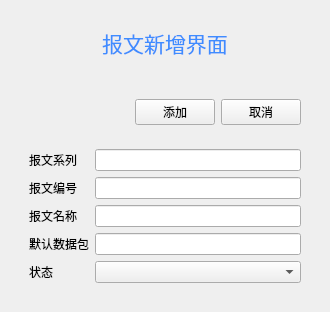
<?xml version="1.0" encoding="UTF-8"?>
<ui version="4.0">
 <class>new_pac_ui</class>
 <widget class="QWidget" name="new_pac_ui">
  <property name="geometry">
   <rect>
    <x>0</x>
    <y>0</y>
    <width>330</width>
    <height>312</height>
   </rect>
  </property>
  <property name="windowTitle">
   <string>Form</string>
  </property>
  <layout class="QVBoxLayout" name="verticalLayout">
   <item>
    <widget class="QWidget" name="widget_4" native="true">
     <layout class="QHBoxLayout" name="horizontalLayout_2">
      <item>
       <widget class="QLabel" name="label">
        <property name="text">
         <string>&lt;html&gt;&lt;head/&gt;&lt;body&gt;&lt;p align=&quot;center&quot;&gt;&lt;span style=&quot; font-size:16pt; color:#3f8cff;&quot;&gt;报文新增界面&lt;/span&gt;&lt;/p&gt;&lt;/body&gt;&lt;/html&gt;</string>
        </property>
       </widget>
      </item>
     </layout>
    </widget>
   </item>
   <item>
    <widget class="QWidget" name="widget" native="true">
     <layout class="QVBoxLayout" name="verticalLayout_3">
      <item>
       <widget class="QWidget" name="widget_2" native="true">
        <layout class="QHBoxLayout" name="horizontalLayout">
         <item>
          <spacer name="horizontalSpacer">
           <property name="orientation">
            <enum>Qt::Orientation::Horizontal</enum>
           </property>
           <property name="sizeHint" stdset="0">
            <size>
             <width>40</width>
             <height>20</height>
            </size>
           </property>
          </spacer>
         </item>
         <item>
          <widget class="QPushButton" name="pac_add">
           <property name="text">
            <string>添加</string>
           </property>
          </widget>
         </item>
         <item>
          <widget class="QPushButton" name="pac_cancel">
           <property name="text">
            <string>取消</string>
           </property>
          </widget>
         </item>
        </layout>
       </widget>
      </item>
      <item>
       <widget class="QWidget" name="widget_5" native="true">
        <layout class="QFormLayout" name="formLayout">
         <item row="0" column="0">
          <widget class="QLabel" name="label_2">
           <property name="text">
            <string>报文系列</string>
           </property>
          </widget>
         </item>
         <item row="0" column="1">
          <widget class="QLineEdit" name="lineEdit"/>
         </item>
         <item row="1" column="0">
          <widget class="QLabel" name="label_3">
           <property name="text">
            <string>报文编号</string>
           </property>
          </widget>
         </item>
         <item row="1" column="1">
          <widget class="QLineEdit" name="lineEdit_2"/>
         </item>
         <item row="2" column="0">
          <widget class="QLabel" name="label_4">
           <property name="text">
            <string>报文名称</string>
           </property>
          </widget>
         </item>
         <item row="2" column="1">
          <widget class="QLineEdit" name="lineEdit_3"/>
         </item>
         <item row="3" column="0">
          <widget class="QLabel" name="label_5">
           <property name="text">
            <string>默认数据包</string>
           </property>
          </widget>
         </item>
         <item row="3" column="1">
          <widget class="QLineEdit" name="lineEdit_4"/>
         </item>
         <item row="4" column="0">
          <widget class="QLabel" name="label_7">
           <property name="text">
            <string>状态</string>
           </property>
          </widget>
         </item>
         <item row="4" column="1">
          <widget class="QComboBox" name="comboBox"/>
         </item>
        </layout>
       </widget>
      </item>
     </layout>
    </widget>
   </item>
  </layout>
 </widget>
 <resources/>
 <connections/>
</ui>
